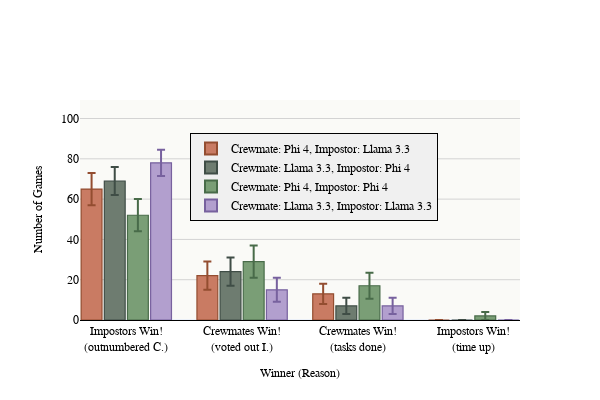

The notebook cell this image was saved under:
### Code cell
# Create and display the figure
fig = plot_winner_reasons_with_ci(combined_df)
fig.show()

### Figure 1 — Plotly figure (JSON) as saved in the notebook; plotly's stock layout.template omitted (floating-point values rounded to 4 significant figures)
{"data": [{"error_y": {"array": [8, 7, 5.025, 0], "color": "#934d30", "type": "data", "visible": true}, "marker": {"color": "#c97b63", "line": {"color": "#934d30", "width": 1.2}}, "name": "Crewmate: Phi 4, Impostor: Llama 3.3", "type": "bar", "width": 0.18, "x": [-0.3, 0.7, 1.7, 2.7], "y": [65, 22, 13, 0]}, {"error_y": {"array": [7, 7, 4, 0], "color": "#3f4d46", "type": "data", "visible": true}, "marker": {"color": "#6e7c70", "line": {"color": "#3f4d46", "width": 1.2}}, "name": "Crewmate: Llama 3.3, Impostor: Phi 4", "type": "bar", "width": 0.18, "x": [-0.1, 0.9, 1.9, 2.9], "y": [69, 24, 7, 0]}, {"error_y": {"array": [8, 8, 6.5, 2], "color": "#486b49", "type": "data", "visible": true}, "marker": {"color": "#7a9e76", "line": {"color": "#486b49", "width": 1.2}}, "name": "Crewmate: Phi 4, Impostor: Phi 4", "type": "bar", "width": 0.18, "x": [0.1, 1.1, 2.1, 3.1], "y": [52, 29, 17, 2]}, {"error_y": {"array": [6.5, 6, 4, 0], "color": "#77619e", "type": "data", "visible": true}, "marker": {"color": "#b29fce", "line": {"color": "#77619e", "width": 1.2}}, "name": "Crewmate: Llama 3.3, Impostor: Llama 3.3", "type": "bar", "width": 0.18, "x": [0.3, 1.3, 2.3, 3.3], "y": [78, 15, 7, 0]}], "layout": {"barmode": "group", "font": {"color": "black", "family": "serif", "size": 12}, "height": 400, "legend": {"bgcolor": "#f0f0f0", "bordercolor": "black", "borderwidth": 1, "entrywidth": 50, "entrywidthmode": "fraction", "font": {"size": 12}, "itemclick": false, "itemsizing": "constant", "itemwidth": 30, "orientation": "v", "tracegroupgap": 0, "x": 0.25, "xanchor": "left", "xref": "paper", "y": 0.85, "yanchor": "top", "yref": "paper"}, "plot_bgcolor": "#fafaf7", "showlegend": true, "title": {"text": ""}, "width": 600, "xaxis": {"linecolor": "black", "linewidth": 1, "mirror": false, "showline": true, "tickangle": 0, "tickfont": {"color": "black", "family": "serif", "size": 12}, "tickmode": "array", "ticktext": ["Impostors Win!<br>(outnumbered C.)", "Crewmates Win!<br>(voted out I.)", "Crewmates Win!<br>(tasks done)", "Impostors Win!<br>(time up)"], "tickvals": [0, 1, 2, 3], "title": {"font": {"color": "black", "family": "serif", "size": 12}, "text": "Winner (Reason)"}}, "yaxis": {"gridcolor": "LightGray", "gridwidth": 1, "range": [0, 109.2], "showgrid": true, "tickfont": {"color": "black", "family": "serif", "size": 12}, "title": {"font": {"color": "black", "family": "serif", "size": 12}, "text": "Number of Games"}}}}
